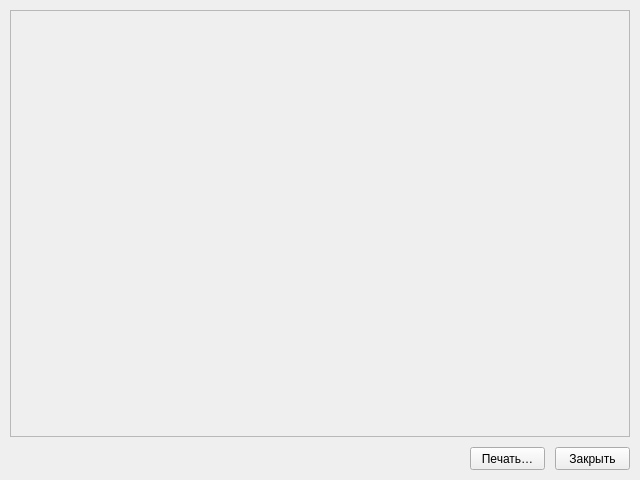
<?xml version="1.0" encoding="UTF-8"?>
<ui version="4.0">
 <class>Print</class>
 <widget class="QWidget" name="Print">
  <property name="geometry">
   <rect>
    <x>0</x>
    <y>0</y>
    <width>640</width>
    <height>480</height>
   </rect>
  </property>
  <property name="windowTitle">
   <string>Список что выбрано, характеристики, количество и готовая итоговая цена</string>
  </property>
  <widget class="QPushButton" name="pushButtonClose">
   <property name="geometry">
    <rect>
     <x>555</x>
     <y>447</y>
     <width>75</width>
     <height>23</height>
    </rect>
   </property>
   <property name="text">
    <string>Закрыть</string>
   </property>
  </widget>
  <widget class="QPushButton" name="pushButtonPrint">
   <property name="geometry">
    <rect>
     <x>470</x>
     <y>447</y>
     <width>75</width>
     <height>23</height>
    </rect>
   </property>
   <property name="text">
    <string>Печать…</string>
   </property>
  </widget>
  <widget class="QScrollArea" name="scrollArea">
   <property name="geometry">
    <rect>
     <x>10</x>
     <y>10</y>
     <width>620</width>
     <height>427</height>
    </rect>
   </property>
   <property name="widgetResizable">
    <bool>true</bool>
   </property>
   <widget class="QWidget" name="scrollAreaWidgetContents">
    <property name="geometry">
     <rect>
      <x>0</x>
      <y>0</y>
      <width>618</width>
      <height>425</height>
     </rect>
    </property>
   </widget>
  </widget>
 </widget>
 <resources/>
 <connections/>
</ui>
